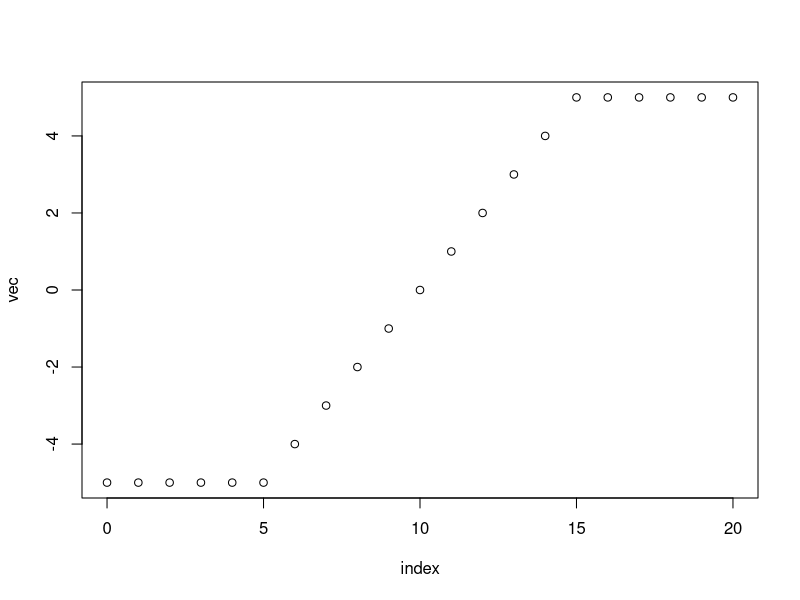

Reproduce this figure in R.
## ---- chunk 1
x <- 5.5
x
class(x)
## ---- chunk 2
y <- 5
class(y)
y <- as.integer(5)
class(y)
is.integer(y)
## ---- chunk 3
s <- "Peter"
s == 'Peter'
class(s)
substring(s, first=2, last=3)
s <- sub("ete", "avo", s)
s
substring(s, 1:3, 3:5)
sprintf("%s má %d rokov.", "Peter", 54)
## ---- chunk 4
1:5
sqrt(1:5)
vec <- c(1,2,3,4,5,6) # toto je komenar o tom, ze c() vytvara vektor
vec
sin(vec)
## ---- chunk 5
apropos("pi")
## ---- chunk 6
help("pi")
cos(pi)
## ---- chunk 7
class(TRUE)
c(T,T,F,F) == c(T,F,T,F)
c(T,T,F,F) & c(T,F,T,F)
c(T,T,F,F) | c(T,F,T,F)
## ---- chunk 8
1:3 == c(1,2,3)
help(seq)
vec1 <- seq(from = 1, to = 10, by = 3)
vec1
vec2 <- seq(from = 1, by = 2, length.out = 5)
vec2
vec3 <- seq(from = 1, to = 10, length.out = 4)
vec3
vec4 <- seq(from = 0, by = 1, along.with = vec3)
vec4
all.equal(vec1, vec3)
ifelse(vec1>5,"Yes", "No")
## ---- chunk 9
vec <- 1:4
names(vec) <- c("jeden", "dva", "tri", "štyri")
vec
## ---- chunk 10
x <- data.frame(
  v1 = c(1,2,3,4),
  v2 = as.integer(c(0,0,1,1)),
  v3 = c("a","b","a","b")
)
x
x$v1 # stlpec
x$v2[2] # element
x[2,"v1"] # element
x[2,] # riadok
x$v3 
is.factor(x$v3)
nrow(x) # pocet riadkov
ncol(x) # pocet stlpcov
## ---- chunk 11
for(i in 1:10) {
  if (i %% 2 == 0) {
    print(i)
  } else {
    print(paste(i, "je", "neparne"))
  }
}
## ---- chunk 12
factorial <- function(n)
{
  if (n==0 | n==1)
    { return(1); }
  else 
    { return(n * factorial(n-1)); }
}

factorial(10)
## ---- chunk 13

my_clip <- function(x, a, b) # orezavacia funkcia
{
  return(min(b, max(a,x)))
}

vec = seq(from = -10, to = 10, by = 1)
vec <- sapply(vec, my_clip, a = -5, b = 5); # potrebne argumenty pre funkciu napiseme za nu...
vecx <- seq(from = 0, by = 1, along.with = vec)
plot(vecx, vec, xlab = "index")
